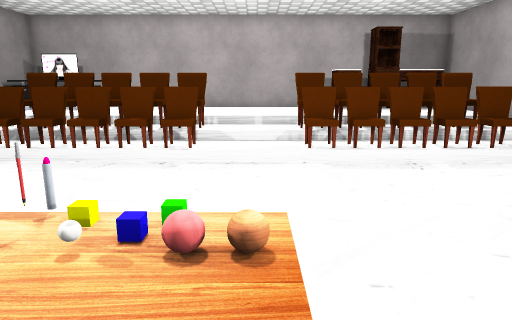
view 1 (above)

16 first-person views from a walk through a scene from a Unity 3-D project. The camera is 1.3 m above the floor, tilts 12° down and sees 70° across. The floor is counted in squares, 0.5 m on a side. Each view is taken from the middle of a square. On the plan, view 1 faces up. The plan holds only what a view shows up to about 20 squares ahead; the rest is blank. Some animated figures are not drawn. Some surface patterns are stand-ins.

view 2
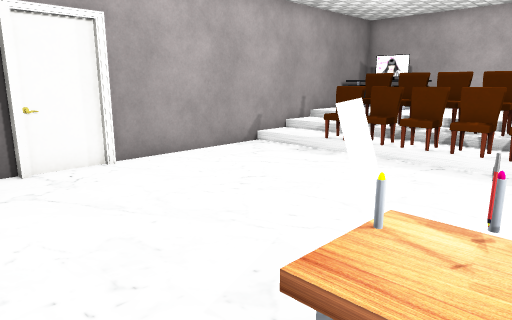

view 3
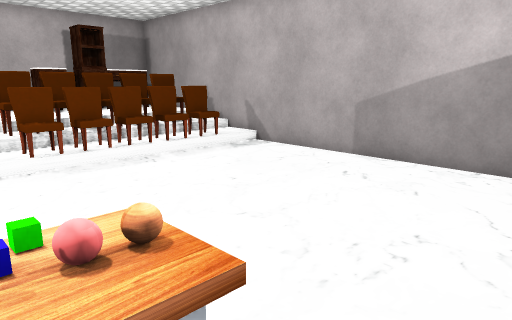

view 4
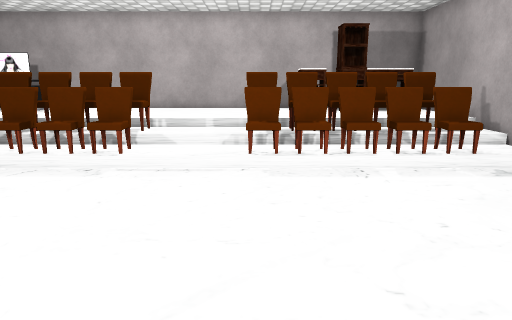

view 5
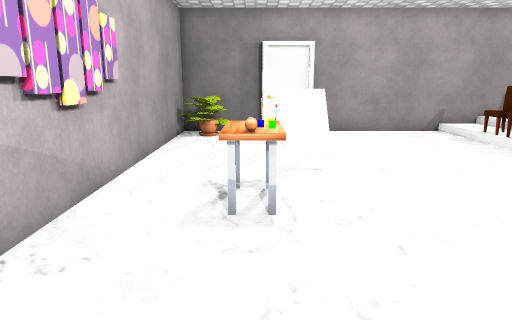

view 6
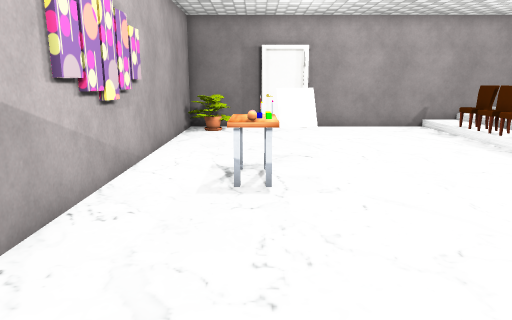

view 7
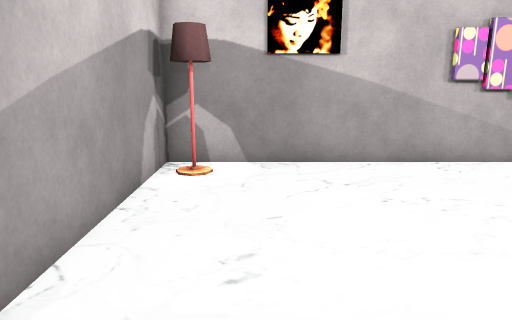

view 8
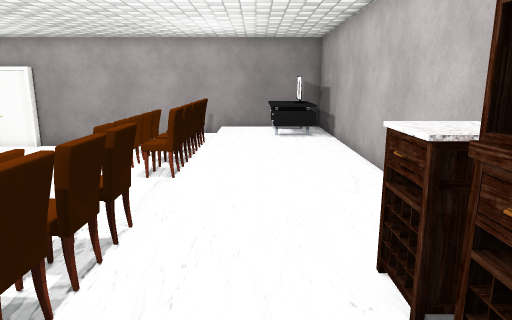

view 9
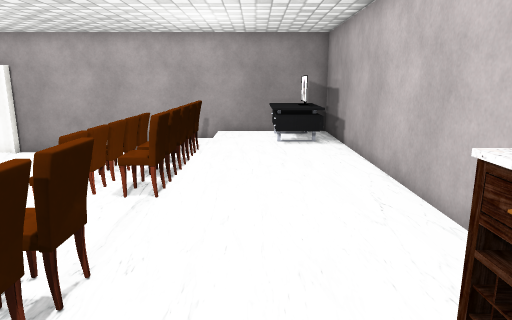

view 10
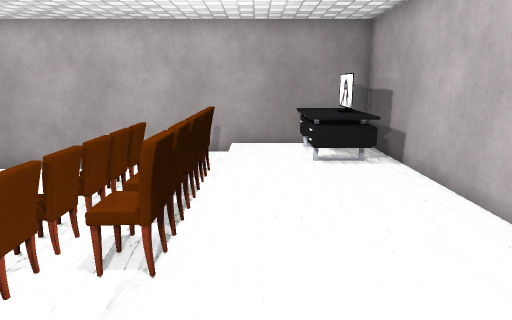

view 11
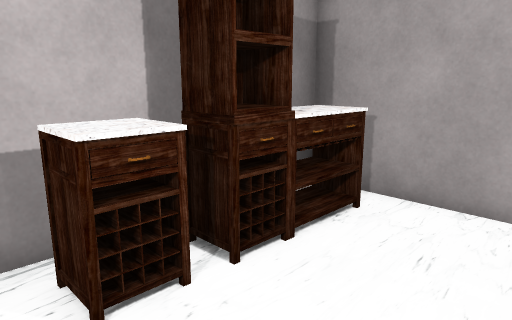

view 12
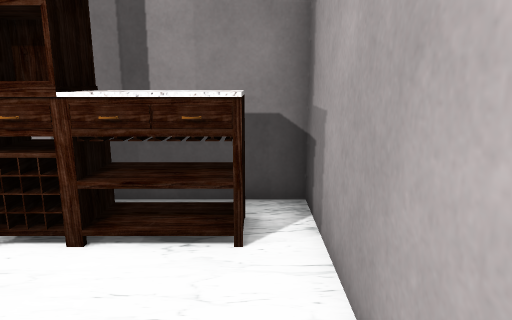

view 13
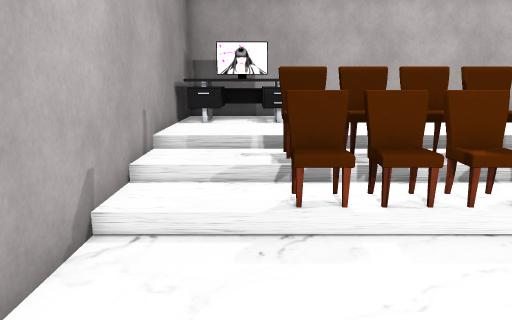

view 14
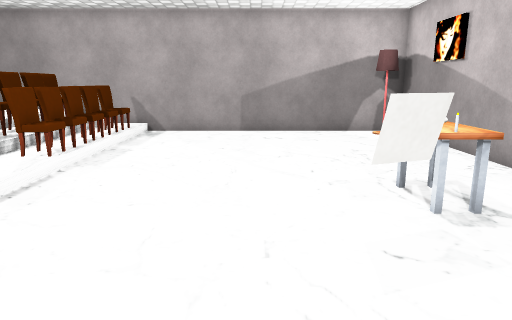

view 15
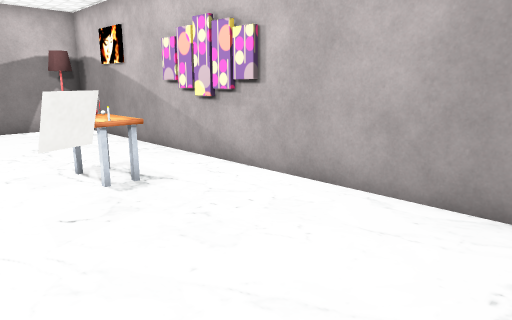

view 16
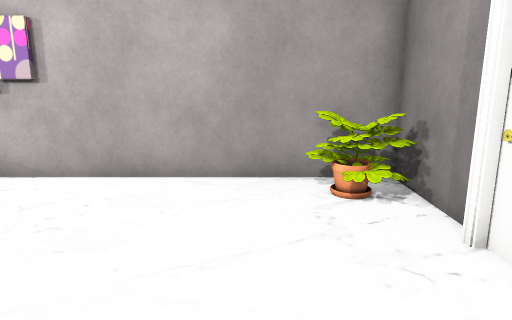

### Floor plan
Key: @ floor where view 1 was taken; # wall or solid block; x gap in a wall; . main floor; : floor 0.5 m higher than the main floor; / step, stairs or slope; = window, fence, low wall or low ledge; ^ raised ledge; O other object.
Columns run from 13 left of view 1 to 11 right of it. Each row starts with its distance up from view 1.
 22 #########################
 21 #OOOO :::::::::::x^##OOO#
 20 #OOOO::::::::::::^O##OOO#
 19 #OOOO:::::::::::::::  ::#
 18 #:::::::::::::::::::::::#
 17 #:::::::::::::::::::::::#
 16 #///OOOO:OOO///O:OOOOOO/#
 15 #///OOOOOOOO///OOOOOOOO/#
 14 #////:::::=/////::::////#
 13 #///OxO#O#OO///OOOOxOO//#
 12 #//////=////////////////#
 11 #.......................#
 10 #.......................#
  9 #.......................#
  8 #.......................#
  7 #.......................#
  6 #.......................#
  5 #.......................#
  4 #.......................#
  3 #.........#OOO..........#
  2 #..........OOO..........#
  1 #..........OOO..........#
  0 #O#..........@........OO#
 -1 # #...................OO#
 -2 #########################

Where each view was taken, in squares from view 1:
view 1: 0 up, 0 right, facing up
view 2: 0 up, 1 left, facing up-left
view 3: 0 up, 1 left, facing up-right
view 4: 1 up, 2 right, facing up
view 5: 2 up, 7 right, facing left
view 6: 2 up, 9 right, facing left
view 7: 10 up, 8 right, facing down
view 8: 18 up, 9 right, facing left
view 9: 18 up, 7 right, facing left
view 10: 17 up, 3 right, facing left
view 11: 16 up, 3 right, facing up-right
view 12: 15 up, 10 right, facing up
view 13: 6 up, 10 left, facing up
view 14: 6 up, 9 left, facing right
view 15: 6 up, 11 left, facing down-right
view 16: 8 up, 9 left, facing down
